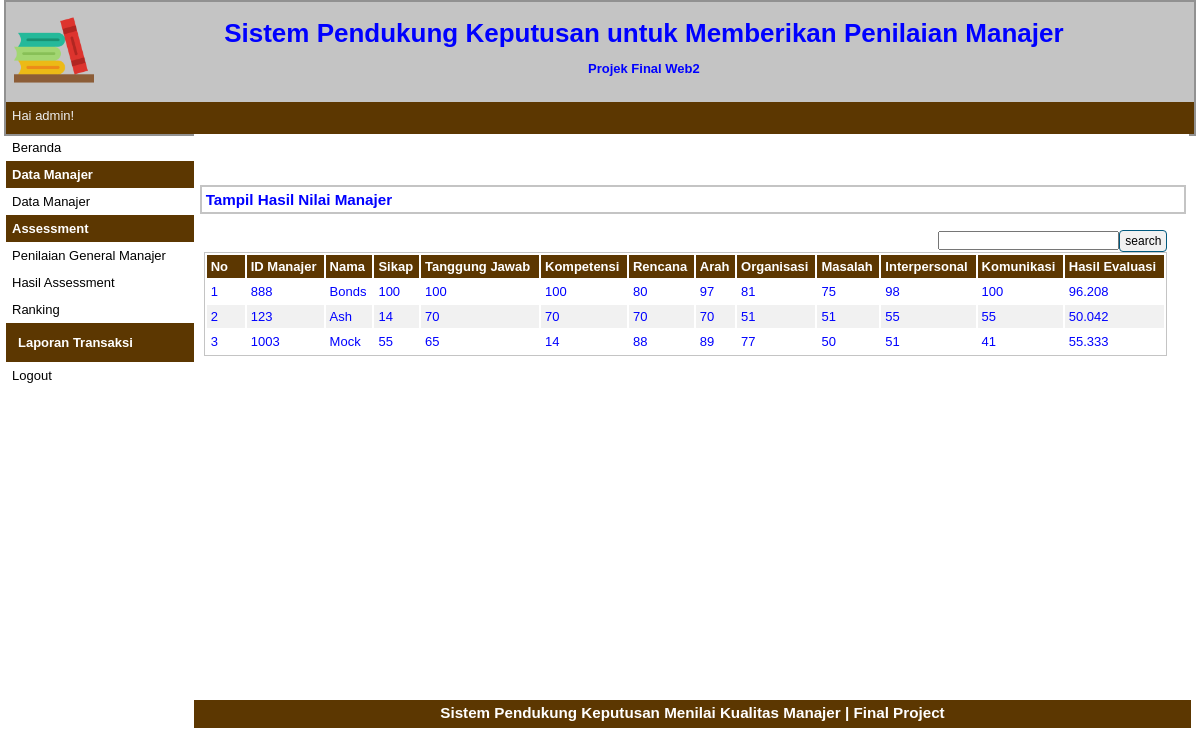
The page /halaman-gm.php?p=gm-hasil-nilai (signed in) on the database as committed earlier.
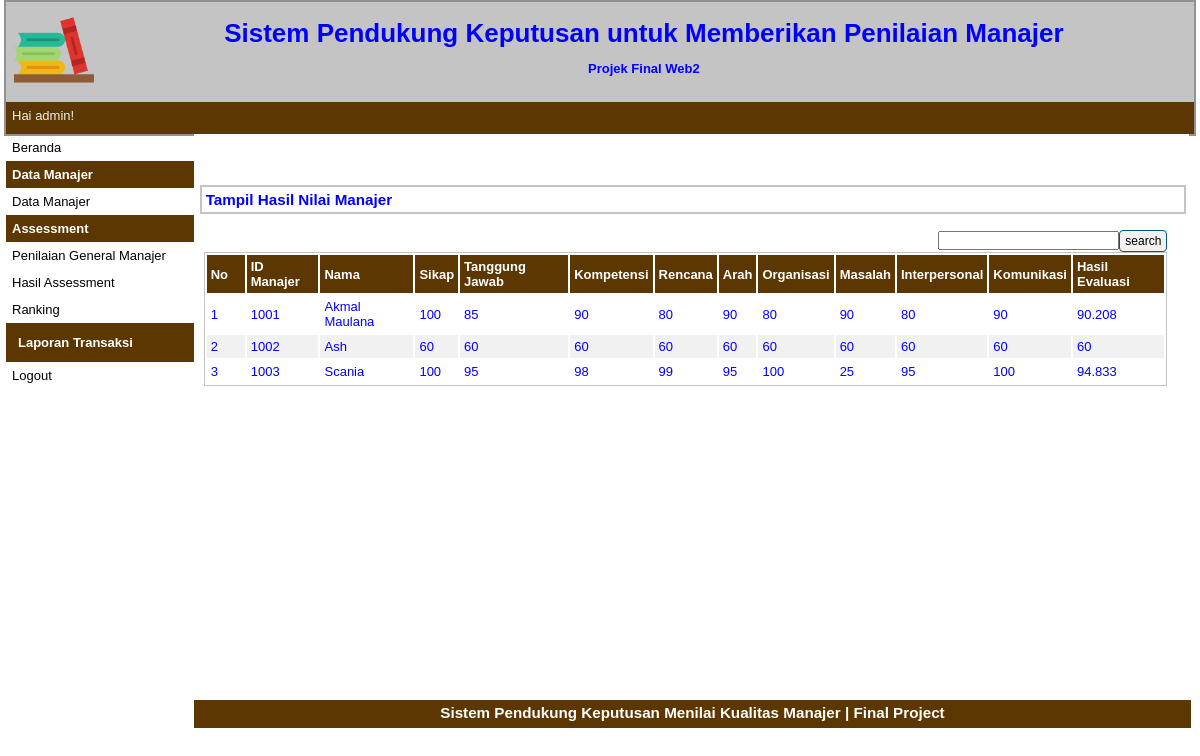
The same page on the database as committed later.
### tables this page shows
CREATE TABLE `penilaian` (
  `id_penilaian` int(255) NOT NULL,
  `fk_id_manajer` int(255) NOT NULL,
  `n_sikap` float NOT NULL,
  `n_tjawab` float NOT NULL,
  `n_kompetensi` float NOT NULL,
  `n_rencana` float NOT NULL,
  `n_arah` float NOT NULL,
  `n_organisasi` float NOT NULL,
  `n_masalah` float NOT NULL,
  `n_interpersonal` float NOT NULL,
  `n_komunikasi` float NOT NULL,
  `hasil` float NOT NULL
);

CREATE TABLE `tb_manajer` (
  `id_mnj` int(255) NOT NULL,
  `nama` varchar(30) NOT NULL,
  `divisi` varchar(255) NOT NULL,
  `jeniskelamin` varchar(10) NOT NULL,
  `alamat` varchar(40) NOT NULL,
  `agama` varchar(20) NOT NULL
);

### pages/gm-hasil-nilai.php (the view, shortened to what this page needs)
<div id="label-page"><h3>Tampil Hasil Nilai Manajer</h3></div>
<div id="content">
	<FORM CLASS="form-inline" METHOD="POST">
	<div align="right"><form method=post><input type="text" name="pencarian"><input type="submit" name="search" value="search" class="tombol"></form>
	</FORM>
	<table id="tabel-tampil">
		<tr>
			<th id="label-tampil-no">No</td>
			<th>ID Manajer</th>
			<th>Nama</th>
			<th>Sikap</th>
			<th>Tanggung Jawab</th>
			<th>Kompetensi</th>
			<th>Rencana</th>
			<th>Arah</th>
			<th>Organisasi</th>
			<th>Masalah</th>
			<th>Interpersonal</th>
			<th>Komunikasi</th>
			<th>Hasil Evaluasi</th>
		</tr>
		<?php
        $nomor = 1;
        $sqljumlah = "SELECT SUM(bobot) from kriteria";
        $queryjumlah = mysqli_query($db, $sqljumlah);
        $jumlah0 = mysqli_fetch_array($queryjumlah);
        $jumlah = $jumlah0[0];
        $sqlkriteria = "SELECT bobot from kriteria";
        $querykriteria = mysqli_query($db, $sqlkriteria);
        $bobot = [];
        while ($bariskriteria = mysqli_fetch_array($querykriteria)) {
            $bobot[] = $bariskriteria['bobot'];
        }
        $sqlnilai = "SELECT * from penilaian";
        $querynilai = mysqli_query($db, $sqlnilai);
        while ($barisnilai = mysqli_fetch_array($querynilai) ) {
			$id_mnj = $barisnilai['fk_id_manajer'];
			$sqlnama = "SELECT nama FROM tb_manajer WHERE id_mnj = $id_mnj";
			$namamanajer = mysqli_fetch_array(mysqli_query($db, $sqlnama));
            $nilaiS = $barisnilai['n_sikap']*($bobot[0]/$jumlah);
            $nilaiT = $barisnilai['n_tjawab']*($bobot[2]/$jumlah);
            $nilaiK = $barisnilai['n_kompetensi']*($bobot[1]/$jumlah);
            $nilaiR = $barisnilai['n_rencana']*($bobot[8]/$jumlah);
            $nilaiA = $barisnilai['n_arah']*($bobot[7]/$jumlah);
            $nilaiO = $barisnilai['n_organisasi']*($bobot[6]/$jumlah);
            $nilaiM = $barisnilai['n_masalah']*($bobot[5]/$jumlah);
            $nilaiI = $barisnilai['n_interpersonal']*($bobot[3]/$jumlah);
            $nilaiKomunkasi = $barisnilai['n_komunikasi']*($bobot[4]/$jumlah);
            $nilaiEvaluasi = $nilaiS + $nilaiT + $nilaiK + $nilaiR + $nilaiA + $nilaiO + $nilaiM + $nilaiI + $nilaiKomunkasi;
		?>
		<tr>
			<td><?php echo $nomor; ?></td>
			<td><?php echo $barisnilai['fk_id_manajer']; ?></td>
			<td><?php echo $namamanajer['nama']; ?></td>
			<td><?php echo $barisnilai['n_sikap']; ?></td>
			<td><?php echo $barisnilai['n_tjawab']; ?></td>
			<td><?php echo $barisnilai['n_kompetensi']; ?></td>
			<td><?php echo $barisnilai['n_rencana']; ?></td>
			<td><?php echo $barisnilai['n_arah']; ?></td>
			<td><?php echo $barisnilai['n_organisasi']; ?></td>
			<td><?php echo $barisnilai['n_masalah']; ?></td>
			<td><?php echo $barisnilai['n_interpersonal']; ?></td>
			<td><?php echo $barisnilai['n_komunikasi']; ?></td>
			<td><?= round($nilaiEvaluasi,3)?></td>
		</tr>
		<?php $nomor++;
		}?>
	</table>
</div>

Rows that differ between the two databases and show on the page:
removed penilaian: fk_id_manajer "888", fk_id_manajer.nama "Bonds", n_sikap "100", n_tjawab "100", n_kompetensi "100", n_rencana "80", n_arah "97", n_organisasi "81", n_masalah "75", n_interpersonal "98", n_komunikasi "100", nilaiEvaluasi "96.208"
removed penilaian: fk_id_manajer "123", fk_id_manajer.nama "Ash", n_sikap "14", n_tjawab "70", n_kompetensi "70", n_rencana "70", n_arah "70", n_organisasi "51", n_masalah "51", n_interpersonal "55", n_komunikasi "55", nilaiEvaluasi "50.042"
removed penilaian: fk_id_manajer "1003", fk_id_manajer.nama "Mock", n_sikap "55", n_tjawab "65", n_kompetensi "14", n_rencana "88", n_arah "89", n_organisasi "77", n_masalah "50", n_interpersonal "51", n_komunikasi "41", nilaiEvaluasi "55.333"
added penilaian: fk_id_manajer "1001", fk_id_manajer.nama "Akmal Maulana", n_sikap "100", n_tjawab "85", n_kompetensi "90", n_rencana "80", n_arah "90", n_organisasi "80", n_masalah "90", n_interpersonal "80", n_komunikasi "90", nilaiEvaluasi "90.208"
added penilaian: fk_id_manajer "1002", fk_id_manajer.nama "Ash", n_sikap "60", n_tjawab "60", n_kompetensi "60", n_rencana "60", n_arah "60", n_organisasi "60", n_masalah "60", n_interpersonal "60", n_komunikasi "60"
added penilaian: fk_id_manajer "1003", fk_id_manajer.nama "Scania", n_sikap "100", n_tjawab "95", n_kompetensi "98", n_rencana "99", n_arah "95", n_organisasi "100", n_masalah "25", n_interpersonal "95", n_komunikasi "100", nilaiEvaluasi "94.833"
